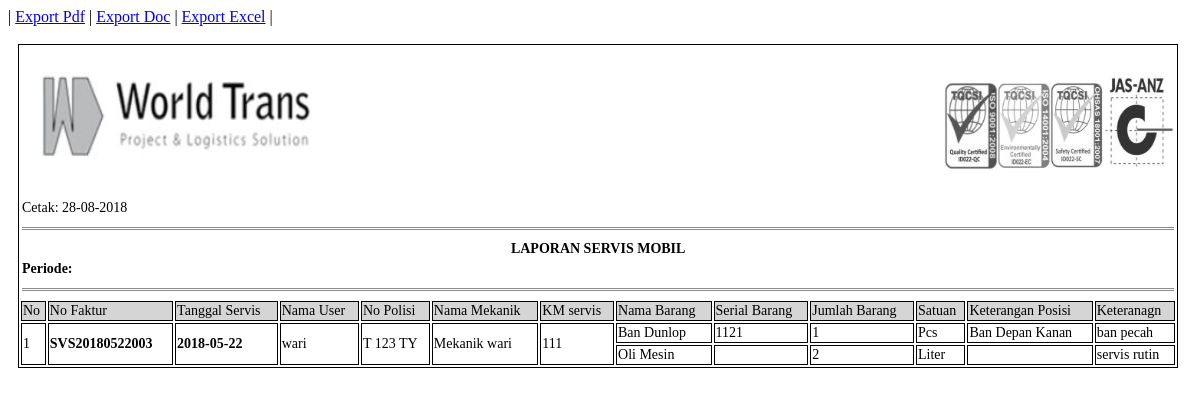
/pro_lap_servis.php?lap_svs_fak=SVS20180522003, run on the app's committed database.
### tables this page shows
CREATE TABLE `tbl_servis` (
  `svs_id` varchar(20) NOT NULL,
  `usr_id` int(11) NOT NULL,
  `mbl_id` int(11) NOT NULL,
  `mk_id` int(11) NOT NULL,
  `svs_km` varchar(10) NOT NULL,
  `svs_tanggal` date NOT NULL
);

CREATE TABLE `tbl_user` (
  `usr_id` int(11) NOT NULL,
  `usr_status` varchar(5) NOT NULL,
  `usr_nama` varchar(20) NOT NULL,
  `usr_jk` varchar(10) NOT NULL,
  `usr_tempat_lahir` varchar(20) NOT NULL,
  `usr_tgl_lahir` date NOT NULL,
  `usr_alamat` varchar(50) NOT NULL,
  `usr_email` varchar(30) NOT NULL,
  `usr_tlp` varchar(13) NOT NULL,
  `usr_pass` varchar(6) NOT NULL
);

CREATE TABLE `tbl_mobil` (
  `mbl_id` int(11) NOT NULL,
  `spr_id` int(11) DEFAULT NULL,
  `mbl_nopol` varchar(15) NOT NULL,
  `mbl_km_showroom` int(11) NOT NULL,
  `mbl_km_awal` int(11) NOT NULL,
  `mbl_tanggal` date NOT NULL
);

CREATE TABLE `tbl_mekanik` (
  `mk_id` int(11) NOT NULL,
  `mk_nama` varchar(20) DEFAULT NULL,
  `mk_jk` varchar(10) DEFAULT NULL,
  `mk_tempat_lahir` varchar(20) DEFAULT NULL,
  `mk_tgl_lahir` date DEFAULT NULL,
  `mk_alamat` varchar(50) DEFAULT NULL,
  `mk_email` varchar(30) DEFAULT NULL,
  `mk_tlp` varchar(13) DEFAULT NULL
);

CREATE TABLE `tbl_barang` (
  `brg_id` int(11) NOT NULL,
  `ktg_id` int(11) NOT NULL,
  `brg_nama` varchar(25) NOT NULL,
  `brg_stok` int(11) NOT NULL
);

CREATE TABLE `tbl_satuan` (
  `stn_id` int(11) NOT NULL,
  `stn_nama` varchar(20) NOT NULL
);

CREATE TABLE `tbl_keterangan_posisi` (
  `ket_id` int(11) NOT NULL,
  `ket_nama` varchar(45) DEFAULT NULL
);

### pro_lap_servis.php (the view, shortened to what this page needs)
<!DOCTYPE html PUBLIC "-//W3C//DTD XHTML 1.0 Strict//EN" "http://www.w3.org/TR/xhtml1/DTD/xhtml1-strict.dtd">
<html xmlns="http://www.w3.org/1999/xhtml" xml:lang="en">
<head>
</head>
<body>
	<?php
		@$lap_svs_fak=$_GET['lap_svs_fak'];
		@$lap_tgl_awal_svs=$_GET['lap_tgl_awal_svs'];
		@$lap_tgl_akhir_svs=$_GET['lap_tgl_akhir_svs'];
		@$lap_svs_mbl_id=$_GET['lap_svs_mbl_id'];
		@$lap_svs_ktg=$_GET['lap_svs_ktg_id'];
		if($lap_svs_fak!=""){
			$query=mysql_query("SELECT tbl_servis.*,
								tbl_servis_detail.*,
								tbl_user.usr_id,tbl_user.usr_nama,
								tbl_barang.brg_id,tbl_barang.brg_nama,
								tbl_mekanik.mk_id, tbl_mekanik.mk_nama,
								tbl_keterangan_posisi.ket_id, tbl_keterangan_posisi.ket_nama,
								tbl_mobil.mbl_id, tbl_mobil.mbl_nopol,
								tbl_kategori.*,
								tbl_satuan.*,
								(SELECT COUNT(tbl_servis_detail.svs_id) FROM tbl_servis_detail WHERE tbl_servis_detail.svs_id=tbl_servis.svs_id) AS baris
								FROM tbl_servis_detail
								INNER JOIN  tbl_servis ON tbl_servis.svs_id=tbl_servis_detail.svs_id
								INNER JOIN tbl_user ON tbl_user.usr_id=tbl_servis.usr_id
								INNER JOIN tbl_barang ON tbl_barang.brg_id=tbl_servis_detail.brg_id
								INNER JOIN tbl_kategori ON tbl_kategori.ktg_id=tbl_barang.ktg_id
								INNER JOIN tbl_satuan ON tbl_satuan.stn_id=tbl_kategori.stn_id
								INNER JOIN tbl_mekanik ON tbl_mekanik.mk_id=tbl_servis.mk_id
								LEFT JOIN tbl_keterangan_posisi ON tbl_keterangan_posisi.ket_id=tbl_servis_detail.ket_id
								INNER JOIN tbl_mobil ON tbl_mobil.mbl_id=tbl_servis.mbl_id
								WHERE tbl_servis_detail.svs_id='$lap_svs_fak'
								ORDER BY tbl_servis.svs_tanggal ASC")or die(mysql_error());
		}else if($lap_svs_mbl_id!=""){
				$query=mysql_query("SELECT tbl_servis.*,
								tbl_servis_detail.*,
								tbl_user.usr_id,tbl_user.usr_nama,
								tbl_barang.brg_id,tbl_barang.brg_nama,
								tbl_mekanik.mk_id, tbl_mekanik.mk_nama,
								tbl_keterangan_posisi.ket_id, tbl_keterangan_posisi.ket_nama,
								tbl_mobil.mbl_id, tbl_mobil.mbl_nopol,
								tbl_kategori.*,
								tbl_satuan.*,
								(SELECT COUNT(tbl_servis_detail.svs_id) FROM tbl_servis_detail WHERE tbl_servis_detail.svs_id=tbl_servis.svs_id) AS baris
								FROM tbl_servis_detail
								INNER JOIN  tbl_servis ON tbl_servis.svs_id=tbl_servis_detail.svs_id
								INNER JOIN tbl_user ON tbl_user.usr_id=tbl_servis.usr_id
								INNER JOIN tbl_barang ON tbl_barang.brg_id=tbl_servis_detail.brg_id
								INNER JOIN tbl_kategori ON tbl_kategori.ktg_id=tbl_barang.ktg_id
								INNER JOIN tbl_satuan ON tbl_satuan.stn_id=tbl_kategori.stn_id
								INNER JOIN tbl_mekanik ON tbl_mekanik.mk_id=tbl_servis.mk_id
								LEFT JOIN tbl_keterangan_posisi ON tbl_keterangan_posisi.ket_id=tbl_servis_detail.ket_id
								INNER JOIN tbl_mobil ON tbl_mobil.mbl_id=tbl_servis.mbl_id
								WHERE tbl_servis.mbl_id='$lap_svs_mbl_id'
								ORDER BY tbl_servis.svs_tanggal ASC ")or die(mysql_error());
		}else if($lap_svs_ktg!=""){
			$query=mysql_query("SELECT tbl_servis.*,
								tbl_servis_detail.*,
								tbl_user.usr_id,tbl_user.usr_nama,
								tbl_barang.brg_id,tbl_barang.brg_nama,
								tbl_mekanik.mk_id, tbl_mekanik.mk_nama,
								tbl_keterangan_posisi.ket_id, tbl_keterangan_posisi.ket_nama,
								tbl_mobil.mbl_id, tbl_mobil.mbl_nopol,
								tbl_kategori.*,
								tbl_satuan.*,
								(SELECT COUNT(tbl_servis_detail.svs_id) FROM tbl_servis_detail WHERE tbl_servis_detail.svs_id=tbl_servis.svs_id AND tbl_servis_detail.svs_serial!='') AS baris
								FROM tbl_servis_detail
								INNER JOIN  tbl_servis ON tbl_servis.svs_id=tbl_servis_detail.svs_id
								INNER JOIN tbl_user ON tbl_user.usr_id=tbl_servis.usr_id
								INNER JOIN tbl_barang ON tbl_barang.brg_id=tbl_servis_detail.brg_id
								INNER JOIN tbl_kategori ON tbl_kategori.ktg_id=tbl_barang.ktg_id
								INNER JOIN tbl_satuan ON tbl_satuan.stn_id=tbl_kategori.stn_id
								INNER JOIN tbl_mekanik ON tbl_mekanik.mk_id=tbl_servis.mk_id
								LEFT JOIN tbl_keterangan_posisi ON tbl_keterangan_posisi.ket_id=tbl_servis_detail.ket_id
								INNER JOIN tbl_mobil ON tbl_mobil.mbl_id=tbl_servis.mbl_id
								WHERE tbl_kategori.ktg_id='$lap_svs_ktg'
								ORDER BY tbl_servis.svs_id ASC ")or die(mysql_error());
		}
	 ?>
	| <a href="pro_lap_servis_pdf.php?lap_svs_fak=<?php echo $lap_svs_fak; ?>&lap_tgl_awal_svs=<?php echo $lap_tgl_awal_svs; ?>&lap_tgl_akhir_svs=<?php echo $lap_tgl_akhir_svs; ?>&lap_svs_mbl_id=<?php echo $lap_svs_mbl_id; ?>&lap_svs_ktg_id=<?php echo $lap_svs_ktg; ?>">Export Pdf</a> |
	<a href="pro_lap_servis_doc.php?lap_svs_fak=<?php echo $lap_svs_fak; ?>&lap_tgl_awal_svs=<?php echo $lap_tgl_awal_svs; ?>&lap_tgl_akhir_svs=<?php echo $lap_tgl_akhir_svs; ?>&lap_svs_mbl_id=<?php echo $lap_svs_mbl_id; ?>&lap_svs_ktg_id=<?php echo $lap_svs_ktg; ?>">Export Doc</a> |
	<a href="pro_lap_servis_xls.php?lap_svs_fak=<?php echo $lap_svs_fak; ?>&lap_tgl_awal_svs=<?php echo $lap_tgl_awal_svs; ?>&lap_tgl_akhir_svs=<?php echo $lap_tgl_akhir_svs; ?>&lap_svs_mbl_id=<?php echo $lap_svs_mbl_id; ?>&lap_svs_ktg_id=<?php echo $lap_svs_ktg; ?>">Export Excel</a> |
	<br /><br />
	 <table width="98%" style="margin-left: 10px;font-size: 14px" class="colom">
		<tr>
			<td colspan="7"><p class="center"><img src="image/logo_wtp2.jpg" height="120px" width="320x" align="center" /></p></td>
			<td colspan="6"><p class="right"><img src="image/iso.jpg" height="100px" width="230px" align="center" /></p></td>
		</tr>
		<tr>
			<td colspan="13">Cetak: <?php echo date('d-m-Y'); ?></td>
		</tr>
		<tr>
			<td colspan="13"> <hr class="garis" /></td>
		</tr>
		<tr>
			<td colspan="13" style="text-align: center" ><b>LAPORAN SERVIS MOBIL</b></td>
		</tr>
		<tr>
			<td colspan="13"><b>Periode: <?php  if(!empty($lap_tgl_awal_svs) && !empty($lap_tgl_akhir_svs)){
				} ?></b></td>
		</tr>
		<tr>
			<td colspan="13"> <hr class="garis" /></td>
		</tr>
	 	<tr>
	 		<td class="center colom warna">No </td>
	 		<td class="center colom warna">No Faktur</td>
	 		<td class="center colom warna">Tanggal Servis</td>
	 		<td class="center colom warna">Nama User</td>
	 		<td class="center colom warna">No Polisi</td>
	 		<td class="center colom warna">Nama Mekanik</td>
	 		<td class="center colom warna">KM servis</td>
	 		<td class="center colom warna">Nama Barang</td>
	 		<td class="center colom warna">Serial Barang</td>
	 		<td class="center colom warna">Jumlah Barang</td>
	 		<td class="center colom warna">Satuan</td>
	 		<td class="center colom warna">Keterangan Posisi</td>
	 		<td class="center colom warna">Keteranagn</td>
	 	</tr>
	 	<?php
	 	$no=1;
	 	$jum=1;
	 	if (mysql_num_rows($query)>0) {
	 		while($array=mysql_fetch_array($query)){
	 			echo "<tr>";
		 				if($jum<=1){
		 					echo"<td class='center colom' rowspan='".$array['baris']."'>".$no." </td>";
		 					echo"<td class='center colom' rowspan='".$array['baris']."'><b>".$array['svs_id']."</b> </td>";
		 					echo"<td class='center colom' rowspan='".$array['baris']."'><b>".$array['svs_tanggal']."</b> </td>";
		 					echo"<td class='center colom' rowspan='".$array['baris']."'>".$array['usr_nama']." </td>";
		 					echo"<td class='center colom' rowspan='".$array['baris']."'>".$array['mbl_nopol']." </td>";
		 					echo"<td class='center colom' rowspan='".$array['baris']."'>Mekanik ".$array['mk_nama']." </td>";
		 					echo"<td class='center colom' rowspan='".$array['baris']."'>".$array['svs_km']." </td>";
		 					$jum=$array['baris'];
		 					$no++;
		 				}else{
		 					$jum=$jum-1;
		 				}
		?>
							<td class='center colom'><?php echo $array['brg_nama']; ?></td>
		 					<td class='center colom'><?php echo $array['svs_serial']; ?></td>
		 					<td class='center colom'><?php echo $array['svs_jumlah']; ?></td>
		 					<td class='center colom'><?php echo $array['stn_nama']; ?></td>
		 					<td class='center colom'><?php echo $array['ket_nama']; ?></td>
		 					<td class='center colom'><?php echo $array['svs_ket']; ?></td>
		<?php
	 			echo "</tr>";
	 		}
	}else{
	 		echo "<tr>";
	 		echo"<td class='center colom' colspan='12'> <b>Data Tidak Ditemukan</b></td>";
	 		echo "</tr>";
	 	}
		?>
	 </table>
</body>
</html>

### pro_lap_servis.php (style rules this page uses)
.colom { border: 1px solid black; }
.center { text-align: left; }
.right { text-align: right; }
.garis { border:0px; border-top: 3px double #8c8c8c; }
.warna { background-color:#D6D5D5; }

### data on the page
tbl_servis: svs_id "SVS20180522003", svs_tanggal "2018-05-22", usr.usr_nama "wari", mbl.mbl_nopol "T 123 TY", mk.mk_nama "wari", svs_km "111", tbl_barang.brg_nama "Ban Dunlop", svs_serial "1121", svs_jumlah "1", tbl_satuan.stn_nama "Pcs", tbl_keterangan_posisi.ket_nama "Ban Depan Kanan", svs_ket "ban pecah", tbl_barang.brg_nama "Oli Mesin", svs_jumlah "2", tbl_satuan.stn_nama "Liter", svs_ket "servis rutin"
